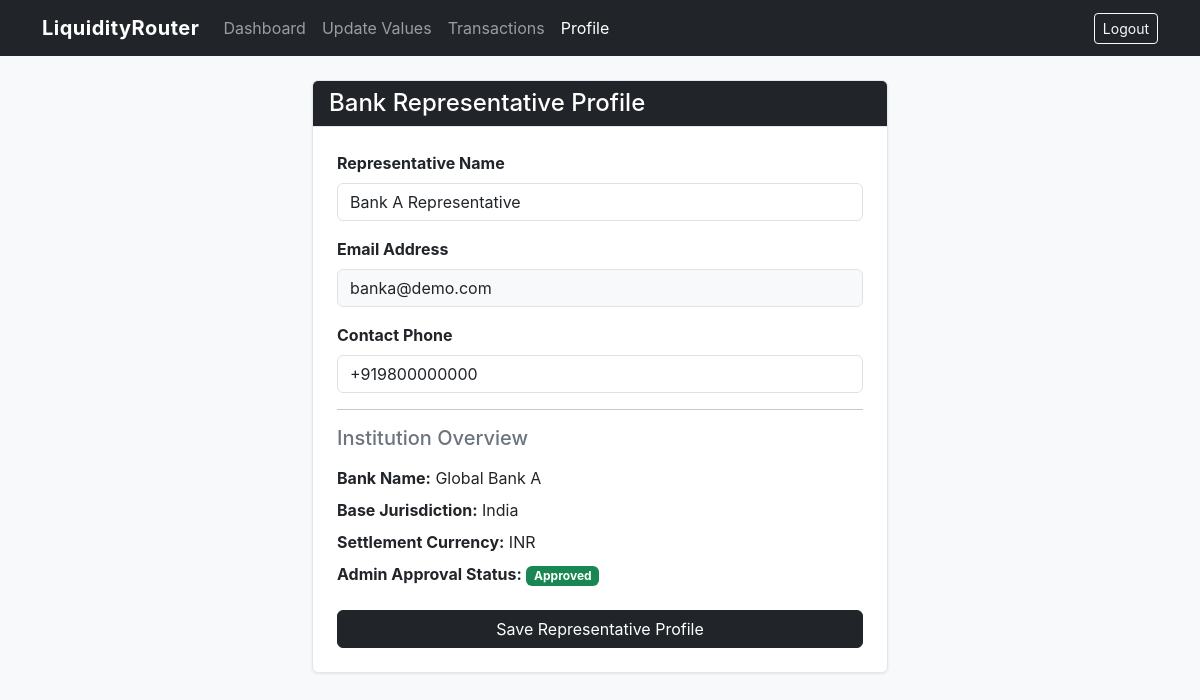
/bank_profile (signed in), run on the app's committed database.
### tables this page shows
CREATE TABLE users (
            user_id INTEGER PRIMARY KEY AUTOINCREMENT,
            name TEXT NOT NULL,
            email TEXT NOT NULL UNIQUE,
            password TEXT NOT NULL,
            phone TEXT,
            role TEXT NOT NULL,
            approval_status TEXT NOT NULL DEFAULT 'Approved',
            account_status TEXT NOT NULL DEFAULT 'Active',
            created_at TEXT
        );

CREATE TABLE banks (
            bank_id INTEGER PRIMARY KEY AUTOINCREMENT,
            user_id INTEGER NOT NULL,
            bank_name TEXT NOT NULL,
            country TEXT NOT NULL,
            currency TEXT NOT NULL,
            liquidity REAL NOT NULL DEFAULT 0,
            fx_spread REAL NOT NULL DEFAULT 0,
            latency INTEGER NOT NULL DEFAULT 0,
            transaction_limit REAL NOT NULL DEFAULT 0,
            status TEXT NOT NULL DEFAULT 'Active',
            FOREIGN KEY (user_id) REFERENCES users(user_id)
        );

### app.py (the view, shortened to what this page needs)
@app.route("/bank_profile", methods=["GET", "POST"])
def bank_profile():
    if "user_id" not in session or session.get("role") != "bank":
        flash("Unauthorized access.", "error")
        return redirect(url_for("login"))
    user = get_current_user()
    bank = database.get_bank_by_user_id(session["user_id"])
    return render_template("bank_profile.html", user=user, bank=bank)

### app.py (called while the page is built)
def get_current_user():
    if "user_id" in session:
        return database.get_user_by_id(session["user_id"])
    return None

### database.py (called while the page is built)
def create_connection():
    os.makedirs(DB_DIR, exist_ok=True)
    conn = sqlite3.connect(DB_PATH)
    conn.row_factory = sqlite3.Row
    conn.execute("PRAGMA foreign_keys = ON;")
    return conn

def get_user_by_id(user_id):
    conn = create_connection()
    cursor = conn.cursor()
    cursor.execute("SELECT * FROM users WHERE user_id = ?", (user_id,))
    user = cursor.fetchone()
    conn.close()
    return user

def get_bank_by_user_id(user_id):
    conn = create_connection()
    cursor = conn.cursor()
    cursor.execute("SELECT * FROM banks WHERE user_id = ?", (user_id,))
    bank = cursor.fetchone()
    conn.close()
    return bank

### templates/bank_profile.html (shortened to what this page needs)
<!DOCTYPE html>
<html lang="en">
<head>
    <link href="https://cdn.jsdelivr.net/npm/bootstrap@5.3.0/dist/css/bootstrap.min.css" rel="stylesheet">
    <link rel="stylesheet" href="{{ url_for('static', filename='style.css') }}">
</head>
<body>
    <nav class="navbar navbar-expand-lg navbar-dark bg-dark mb-4">
        <div class="container">
            <a class="navbar-brand" href="{{ url_for('bank_dashboard') }}">LiquidityRouter</a>
            <div class="collapse navbar-collapse" id="navbarNav">
                <ul class="navbar-nav me-auto">
                    <li class="nav-item"><a class="nav-link" href="{{ url_for('bank_dashboard') }}">Dashboard</a></li>
                    <li class="nav-item"><a class="nav-link" href="{{ url_for('update_bank') }}">Update Values</a></li>
                    <li class="nav-item"><a class="nav-link" href="{{ url_for('bank_transactions') }}">Transactions</a>
                    </li>
                    <li class="nav-item"><a class="nav-link active" href="{{ url_for('bank_profile') }}">Profile</a>
                    </li>
                </ul>
                <a href="{{ url_for('logout') }}" class="btn btn-outline-light btn-sm">Logout</a>
            </div>
        </div>
    </nav>
    <div class="container" style="max-width: 600px;">
        <div class="card">
            <div class="card-header bg-dark text-white">
                <h4 class="mb-0">Bank Representative Profile</h4>
            </div>
            <div class="card-body p-4">
                <form action="{{ url_for('bank_profile') }}" method="POST">
                    <div class="mb-3">
                        <label for="name" class="form-label fw-bold">Representative Name</label>
                        <input type="text" class="form-control" id="name" name="name" required value="{{ user.name }}">
                    </div>
                    <div class="mb-3">
                        <label for="email" class="form-label fw-bold">Email Address</label>
                        <input type="email" class="form-control bg-light" id="email" name="email" readonly
                            value="{{ user.email }}">
                    </div>
                    <div class="mb-3">
                        <label for="phone" class="form-label fw-bold">Contact Phone</label>
                        <input type="text" class="form-control" id="phone" name="phone"
                            value="{{ user.phone if user.phone else '' }}">
                    </div>
                    {% if bank %}
                    <hr class="my-3">
                    <h5 class="mb-3 text-secondary">Institution Overview</h5>
                    <div class="mb-2"><strong>Bank Name:</strong> {{ bank.bank_name }}</div>
                    <div class="mb-2"><strong>Base Jurisdiction:</strong> {{ bank.country }}</div>
                    <div class="mb-2"><strong>Settlement Currency:</strong> {{ bank.currency }}</div>
                    <div class="mb-2"><strong>Admin Approval Status:</strong> <span class="badge bg-success">{{
                            user.approval_status }}</span></div>
                    {% endif %}
                    <div class="d-grid gap-2 mt-4">
                        <button type="submit" class="btn btn-dark">Save Representative Profile</button>
                    </div>
                </form>
            </div>
        </div>
    </div>
</body>
</html>

### static/style.css (style rules this page uses)
body { background-color: #f8f9fa; font-family: -apple-system, BlinkMacSystemFont, "Segoe UI", Roboto, "Helvetica Neue", Arial, sans-serif; color: #333333; }
.navbar-brand { font-weight: 700; letter-spacing: 0.5px; }
.card { border-radius: 6px; box-shadow: 0 1px 3px rgba(0,0,0,0.08); margin-bottom: 20px; border: 1px solid #de5d67; border-color: #e3e6f0; }
.card-header { background-color: #ffffff; border-bottom: 1px solid #e3e6f0; font-weight: 600; }

### data on the page
users: name "Bank A Representative", email "banka@demo.com", phone "+919800000000", approval_status "Approved"
banks: bank_name "Global Bank A", country "India", currency "INR"
